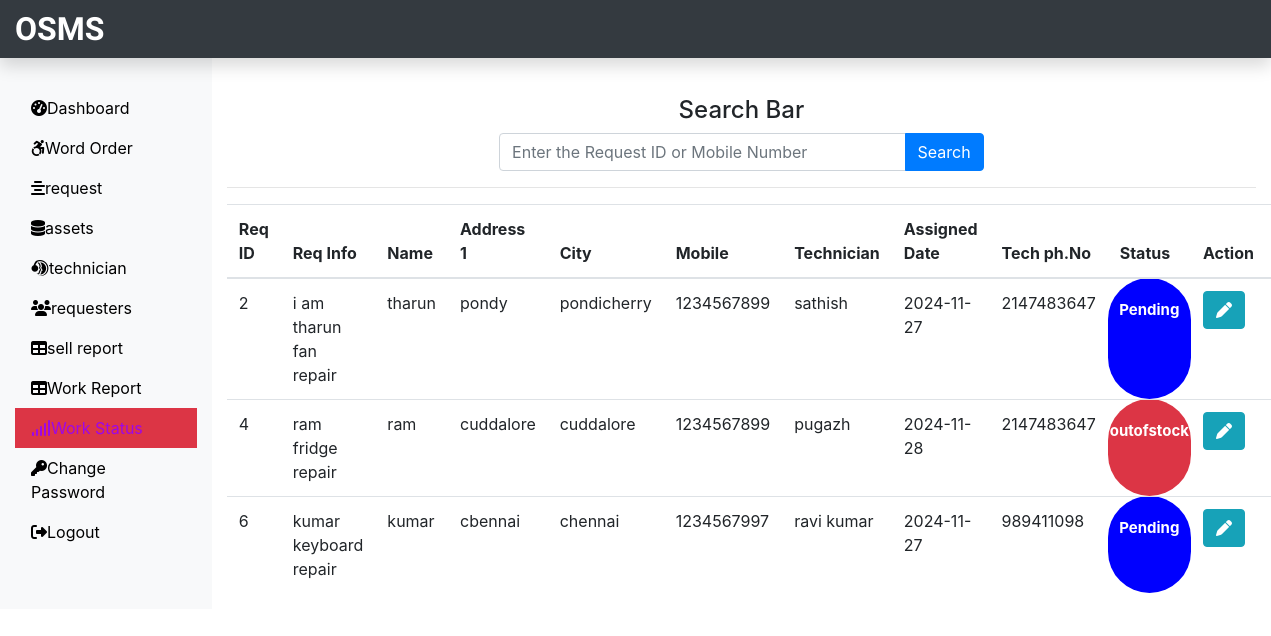
Screenshot of /Admin/workstatus.php (signed in) with the database file from the repository.
### tables this page shows
CREATE TABLE `status_tb` (
  `rno` int(11) NOT NULL,
  `request_id` int(11) NOT NULL,
  `request_info` text NOT NULL,
  `request_desc` varchar(60) NOT NULL,
  `requester_name` varchar(60) NOT NULL,
  `requester_add1` text NOT NULL,
  `requester_add2` text NOT NULL,
  `requester_city` varchar(60) NOT NULL,
  `requester_state` varchar(60) NOT NULL,
  `requester_zip` int(11) NOT NULL,
  `requester_email` varchar(60) NOT NULL,
  `requester_mobile` bigint(20) NOT NULL,
  `assign_tech` varchar(60) NOT NULL,
  `assign_date` date NOT NULL,
  `tech_ph` int(11) NOT NULL,
  `w_status` varchar(60) NOT NULL
);

### Admin/workstatus.php (the view, shortened to what this page needs)
<?php
include('../dbConnection.php');
include('includes/header.php');
?>
<div class="col-sm-9 col-md-10 mt-5">
    <div class="container" style="max-width:50%;">
        <div class="text-center mt-2 mb-2">
            <h4>Search Bar</h4>
        </div>
        <form action="" method="POST">
            <div class="input-group">
                <input type="text" class="form-control" id="live_search" name="search_query" autocomplete="off" placeholder="Enter the Request ID or Mobile Number" required>
                <div class="input-group-append">
                    <button type="submit" class="btn btn-primary" name="search">Search</button>
                </div>
            </div>
        </form>
    </div>
    <hr>
    <?php
if (isset($_POST['search'])) {
    $search_query = $_POST['search_query'];
    $search_query = $conn->real_escape_string($search_query);
    $sql = "SELECT * FROM status_tb WHERE request_id = '$search_query' OR requester_mobile = '$search_query'";
    $result = $conn->query($sql);
    if ($result->num_rows > 0) {
        echo '<table class="table">';
        echo '<thead>';
        echo '<tr>';
        echo '<th scope="col">Req ID</th>';
        echo '<th scope="col">Req Info</th>';
        echo '<th scope="col">Name</th>';
        echo '<th scope="col">Address 1</th>';
        echo '<th scope="col">City</th>';
        echo '<th scope="col">Mobile</th>';
        echo '<th scope="col">Technician</th>';
        echo '<th scope="col">Assigned Date</th>';
        echo '<th scope="col">Tech ph.No</th>';
        echo '<th scope="col">Status</th>';
        echo '<th scope="col">Action</th>';
        echo '</tr>';
        echo '</thead>';
        echo '<tbody>';
        while ($row = $result->fetch_assoc()) {
            $status = trim($row['w_status']);
            switch ($status) {
                case 'completed':
                    $bgColor = 'green';
                    break;
                case 'Pending':
                    $bgColor = 'blue';
                    break;
                case 'outofstock':
                    $bgColor = '#DC3545';
                    break;
                default:
                    $bgColor = 'gray';
                    break;
            }
            echo '<tr>';
            echo '<td>'.$row['request_id'].'</td>';
            echo '<td>'.$row['request_info'].'</td>';
            echo '<td>'.$row['requester_name'].'</td>';
            echo '<td>'.$row['requester_add2'].'</td>';
            echo '<td>'.$row['requester_city'].'</td>';
            echo '<td>'.$row['requester_mobile'].'</td>';
            echo '<td>'.$row['assign_tech'].'</td>';
            echo '<td>'.$row['assign_date'].'</td>';
            echo '<td>'.$row['tech_ph'].'</td>';
            echo '<td style="background-color: '.$bgColor.';
            color: white;
    padding: 11px 12px; /* Smaller padding for smaller button */
    margin-top: 0px 2px 0px 0px; /* Optional: move the button down slightly */
    border-radius: 90px;
    text-align: center;
    cursor: pointer;
    font-weight: bold;
    width: 60px; /* Reduced width for smaller button */
    height: 10px; /* Reduced height for smaller button */
    font-size: 17px; /* Smaller text size */
    text-overflow: ellipsis; /* Truncate text if too long */
    white-space: nowrap; /* Prevent text from wrapping */
    overflow: hidden; /* Hide overflow text */
    transition: background-color 0.3s ease;">' . $status . '</td>';
            echo '<td>';
            echo '<form action="editstatus.php" method="POST" class="d-inline">';
            echo '<input type="hidden" name="id" value='.$row["request_id"].'>';
            echo '<button type="submit" class="btn btn-info mr-3" name="edit" value="Edit"><i class="fas fa-pen"></i></button>';
            echo '</form>';
            echo '</td>';
            echo '</tr>';
        }
        echo '</tbody>';
        echo '</table>';
    } else {
        echo '<h1 class="text-center">No request found with ID or Mobile: '.$search_query.'</h1>';
    }
} else {
    $sql = "SELECT * FROM status_tb";
    $result = $conn->query($sql);
    if ($result->num_rows > 0) {
        echo '<table class="table">';
        echo '<thead>';
        echo '<tr>';
        echo '<th scope="col">Req ID</th>';
        echo '<th scope="col">Req Info</th>';
        echo '<th scope="col">Name</th>';
        echo '<th scope="col">Address 1</th>';
        echo '<th scope="col">City</th>';
        echo '<th scope="col">Mobile</th>';
        echo '<th scope="col">Technician</th>';
        echo '<th scope="col">Assigned Date</th>';
        echo '<th scope="col">Tech ph.No</th>';
        echo '<th scope="col">Status</th>';
        echo '<th scope="col">Action</th>';
        echo '</tr>';
        echo '</thead>';
        echo '<tbody>';
        while ($row = $result->fetch_assoc()) {
            $status = trim($row['w_status']);
            switch ($status) {
                case 'Pending':
                    $bgColor = 'blue';
                    break;
                case 'outofstock':
                    $bgColor = '#DC3545';
                    break;
            }
            echo '<tr>';
            echo '<td>'.$row['request_id'].'</td>';
            echo '<td>'.$row['request_info'].'</td>';
            echo '<td>'.$row['requester_name'].'</td>';
            echo '<td>'.$row['requester_add2'].'</td>';
            echo '<td>'.$row['requester_city'].'</td>';
            echo '<td>'.$row['requester_mobile'].'</td>';
            echo '<td>'.$row['assign_tech'].'</td>';
            echo '<td>'.$row['assign_date'].'</td>';
            echo '<td>'.$row['tech_ph'].'</td>';
            echo '<td style="background-color: '.$bgColor.';
            color: white;
    padding: 20px 2px; /* Smaller padding for smaller button */
    margin-top: 0px 2px 0px 0px;; /* Optional: move the button down slightly */
    border-radius: 90px;
    text-align: center;
    cursor: pointer;
    font-weight: bold;
    width: 60px; /* Reduced width for smaller button */
    height: 10px; /* Reduced height for smaller button */
    font-size: 15px; /* Smaller text size */
    text-overflow: ellipsis; /* Truncate text if too long */
    white-space: nowrap; /* Prevent text from wrapping */
    overflow: hidden; /* Hide overflow text */
    transition: background-color 0.3s ease;">' . $status . '</td>';
            echo '<td>';
            echo '<form action="editstatus.php" method="POST" class="d-inline">';
            echo '<button type="submit" class="btn btn-info mr-3" name="edit" value="Edit"><i class="fas fa-pen"></i></button>';
            echo '</form>';
            echo '</td>';
            echo '</tr>';
        }
        echo '</tbody>';
        echo '</table>';
    } else {
        echo '<h1 class="text-center">No requests found</h1>';
    }
}
?>
</div>
<?php include('includes/footer.php')?>

### rows the page displays
status_tb: request "2", request_info "i am tharun fan repair", requester_name "tharun", requester_add2 "pondy", requester_city "pondicherry", requester_mobile "1234567899", assign_tech "sathish", assign_date "2024-11-27", tech_ph "2147483647", w_status "Pending"
status_tb: request "4", request_info "ram fridge repair", requester_name "ram", requester_add2 "cuddalore", requester_city "cuddalore", requester_mobile "1234567899", assign_tech "pugazh", assign_date "2024-11-28", tech_ph "2147483647", w_status "outofstock"
status_tb: request "6", request_info "kumar keyboard repair", requester_name "kumar", requester_add2 "cbennai", requester_city "chennai", requester_mobile "1234567997", assign_tech "ravi kumar", assign_date "2024-11-27", tech_ph "989411098", w_status "Pending"
